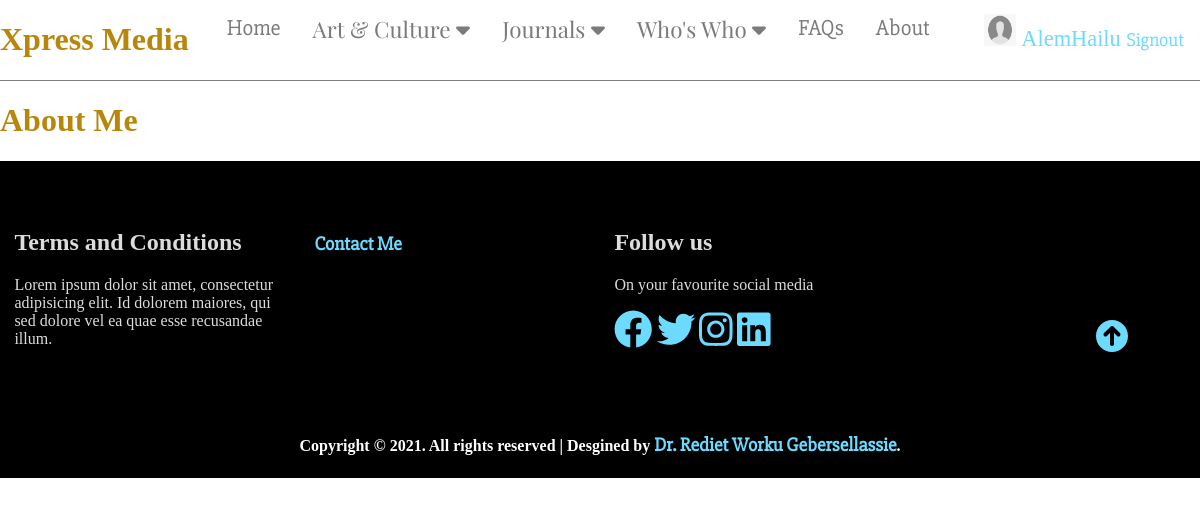
The app's page /about.php (signed in) with its own data.
### tables this page shows
CREATE TABLE post_categories (
     id int AUTO_INCREMENT PRIMARY KEY NOT NULL,
     category nvarchar(128) UNIQUE NOT NULL,

     INDEX(category(16))
 );

### include/post-categories.php (called while the page is built, shortened)
<?php
require_once('general-functions.php');
function Get_All_Categories() {
    $sql = "SELECT * FROM post_categories";
    $result = Get_Result($sql);
    return $result;
}
?>

### include/general-functions.php (called while the page is built, shortened)
<?php
$dir_name = realpath(dirname('config.php'));
require_once($dir_name . '/config.php');
function Get_Result($sql) {
    global $conn;
    $result_set = mysqli_query($conn, $sql);
    $result_array = mysqli_fetch_all($result_set, MYSQLI_ASSOC);
    return $result_array;
}
?>

### include/home-navbar.php (shortened to what this page needs)
<header id="main-nav-header">
    <div class="page-title">
        <h1>Xpress Media</h1>
    </div>
    <nav class="main-navbar" id="main-navbar">
        <a href="<?php echo BASE_URL ?>index.php">Home</a>
        <?php foreach($post_categories as $cat): ?>
            <div class="dropdown">
                    <button class="dropdown-btn"><?php echo $cat['category'] . ' '; ?><i class="fa fa-caret-down"></i></button>
            </div>
        <?php endforeach ?>
        <a href="<?php echo BASE_URL; ?>faq.php">FAQs</a>
        <a href="<?php echo BASE_URL; ?>about.php">About</a>
    </nav>
    <div class="signin-block" id="signin-block">
        <?php if(!isset($_SESSION['user'])): ?>
            <span class="signin" onclick="Signin_Modal(1)"><i class="fas fa-user"></i>Signin | </span>
            <span class="signup" onclick="Signup_Modal(1)">SignUp</span>
        <?php else: ?>
            <?php $user = $_SESSION['user']; ?>
            <span class="signin">
                <?php if(isset($user['avatar'])): ?>
                    <img src="<?php echo BASE_URL . $user['avatar']; ?>" width="32px" height="32px"
                        style="border-radius=50%;">
                <?php else: ?>
                    <i class="fas fa-user"></i>
                <?php endif ?>
                <div class="profile-dropdown">
                    <span class="profile-dropbtn"><?php echo $user['username']; ?></span>
                </div>
            </span>
            <a href="<?php echo BASE_URL . 'include/logout.php' ?>">Signout</a>
        <?php endif ?>
    </div>
</header>

### css/all.css (style rules this page uses)
.fa-caret-down:before { content: "\f0d7"; }

### css/home-style.css (style rules this page uses)
:root { --my-theme-color: linear-gradient(120deg, #a1c4fd 0%, #c2e9fb 100%); --alt-theme-color: linear-gradient(120deg, #01f2fa 0%, #def8f6 100%); --page-back-color: linear-gradient(100deg, rgb(146, 146, 146), silver); --nav-menu-color: linear-gradient(90deg, rgb(0, 225, 255), rgb(0, 250, 229)); --error-back-color: linear-gradient(180deg, rgb(172, 169, 169), rgb(222, 228, 227)); --text-gray: rgb(124, 122, 122); --link-color: rgb(109, 218, 255); --alt-link-color: darkgoldenrod; --title-color: aqua; --error-color: red; --message-color: lime; --title-font: 'Old-English', cursive; --heading-font: 'Playfair', cursive; --content-font: 'Cormorant', cursive; --link-font: 'Slabo', cursive; --alt-content-font: 'Oswald', cursive; }
body { padding: 0; margin: 0; font-family: var(--content-font); width: 100%; }
a { text-decoration: none; color: var(--link-color); font-family: var(--link-font); font-size: 1.2rem; transition: all 0.5s ease-in-out; }
header { width: 100%; display: flex; justify-content: space-between; z-index: 9999; background: white; border-bottom: 1px solid gray; height: 10vh; }
.page-title { font-family: var(--title-font); color: darkgoldenrod; }
.main-navbar { display: flex; overflow: hidden; font-family: var(--heading-font); }
.main-navbar a { float: left; font-size: 1.4rem; color: var(--text-gray); text-align: center; padding: 14px 16px; text-decoration: none; transition: all 0.5s ease-in-out; }
.signin-block { font-size: 1.4rem; padding: 14px 16px; color: black; cursor: pointer; }
.signin-block .signin { color: var(--link-color); transition: all 0.5s ease-in-out; }
.dropdown { float: left; overflow: hidden; font-size: 1.4rem; }
.dropdown-btn { font-size: 1.4rem; border: none; outline: none; color: var(--text-gray); padding: 14px 16px; background-color: inherit; font: var(--heading-font); transition: all 0.5s ease-in-out; }
.profile-dropdown { position: relative; display: inline-block; }
svg { transition: transform 0.5s ease-in; }

### records on screen
post_categories: category "Art & Culture"
post_categories: category "Journals"
post_categories: category "Who's Who"

### other values on screen
$user['username'] "AlemHailu"
